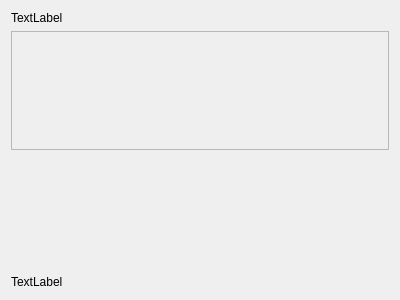
<?xml version="1.0" encoding="UTF-8"?>
<ui version="4.0">
 <class>widgetVL</class>
 <widget class="QWidget" name="widgetVL">
  <property name="geometry">
   <rect>
    <x>0</x>
    <y>0</y>
    <width>400</width>
    <height>300</height>
   </rect>
  </property>
  <property name="windowTitle">
   <string>Form</string>
  </property>
  <layout class="QVBoxLayout" name="verticalLayout">
   <item>
    <widget class="QLabel" name="label_header">
     <property name="maximumSize">
      <size>
       <width>16777215</width>
       <height>25</height>
      </size>
     </property>
     <property name="baseSize">
      <size>
       <width>0</width>
       <height>0</height>
      </size>
     </property>
     <property name="styleSheet">
      <string notr="true"/>
     </property>
     <property name="text">
      <string>TextLabel</string>
     </property>
     <property name="margin">
      <number>5</number>
     </property>
    </widget>
   </item>
   <item>
    <widget class="QScrollArea" name="scrollArea">
     <property name="widgetResizable">
      <bool>true</bool>
     </property>
     <widget class="QWidget" name="scrollAreaWidgetContents">
      <property name="geometry">
       <rect>
        <x>0</x>
        <y>0</y>
        <width>386</width>
        <height>112</height>
       </rect>
      </property>
      <layout class="QVBoxLayout" name="verticalLayout_3"/>
     </widget>
    </widget>
   </item>
   <item>
    <spacer name="verticalSpacer">
     <property name="orientation">
      <enum>Qt::Vertical</enum>
     </property>
     <property name="sizeHint" stdset="0">
      <size>
       <width>20</width>
       <height>40</height>
      </size>
     </property>
    </spacer>
   </item>
   <item>
    <widget class="QLabel" name="label_footer">
     <property name="maximumSize">
      <size>
       <width>16777215</width>
       <height>25</height>
      </size>
     </property>
     <property name="autoFillBackground">
      <bool>true</bool>
     </property>
     <property name="styleSheet">
      <string notr="true"/>
     </property>
     <property name="frameShape">
      <enum>QFrame::NoFrame</enum>
     </property>
     <property name="frameShadow">
      <enum>QFrame::Plain</enum>
     </property>
     <property name="lineWidth">
      <number>2</number>
     </property>
     <property name="text">
      <string>TextLabel</string>
     </property>
     <property name="margin">
      <number>5</number>
     </property>
    </widget>
   </item>
  </layout>
 </widget>
 <resources/>
 <connections/>
</ui>
